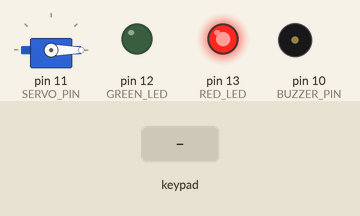
Bench run of a sketch on a simulated Arduino Uno, built with avr-gcc and run on an emulated ATmega328P. On the bench: servo, output pins drawn as LEDs (lit = HIGH), buzzer (waves = sounding). Inputs (shaded band) come from the test bench. What the sketch prints to the serial monitor is not drawn.

Above: at 1.2 s.
1.3 s: key '#' pressed
At 1.55 s:
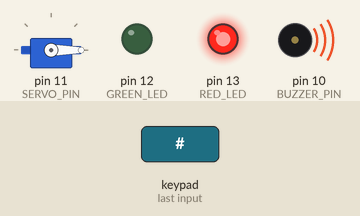
At 2.9 s:
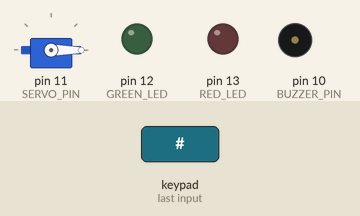
3.8 s: keypad keys 1 2 3 4 # pressed 0.4 s apart
At 6.5 s:
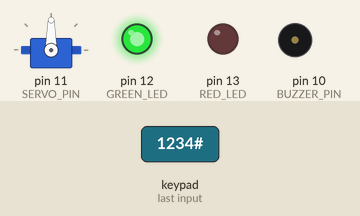
Timing chart, 0 to 11.9 s (numbered marks = the images above; inputs shaded):
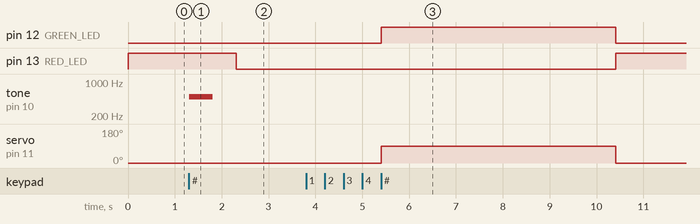

Measured:
- after the input at 1.3 s, pin 13 (RED_LED): HIGH → LOW after 1.0 s; tone on pin 10 (BUZZER_PIN): silent → 500 Hz at once, → silent 0.50 s later
- after the input at 3.8 s, pin 12 (GREEN_LED): LOW → HIGH after 1.6 s, → LOW 5.0 s later; pin 13 (RED_LED): LOW → HIGH after 6.6 s; servo on pin 11 (SERVO_PIN): 0° → 90° after 1.6 s, → 0° 5.0 s later

The sketch:

doorlock.ino
```cpp
// Automatic Door Lock System using Arduino
// Author: Lakki Thejesh Kumar
// Project: Diploma Final Year Project - ECE
// State Board of Technical Education, Andhra Pradesh

#include <Keypad.h>
#include <Servo.h>

// Keypad setup
const byte ROWS = 4;
const byte COLS = 4;
char keys[ROWS][COLS] = {
  {'1','2','3','A'},
  {'4','5','6','B'},
  {'7','8','9','C'},
  {'*','0','#','D'}
};
byte rowPins[ROWS] = {2, 3, 4, 5};
byte colPins[COLS] = {6, 7, 8, 9};

Keypad keypad = Keypad(makeKeymap(keys), rowPins, colPins, ROWS, COLS);

// Pin definitions
const int SERVO_PIN    = 11;
const int GREEN_LED    = 12;
const int RED_LED      = 13;
const int BUZZER_PIN   = 10;

// Password
String correctPassword = "1234";
String enteredPassword = "";
int wrongAttempts = 0;
const int MAX_ATTEMPTS = 3;
bool isLocked = true;

Servo lockServo;

void setup() {
  Serial.begin(9600);
  pinMode(GREEN_LED, OUTPUT);
  pinMode(RED_LED, OUTPUT);
  pinMode(BUZZER_PIN, OUTPUT);
  lockServo.attach(SERVO_PIN);
  lockDoor();
  Serial.println("Door Lock System Ready");
  Serial.println("Enter password:");
}

void loop() {
  if (wrongAttempts >= MAX_ATTEMPTS) {
    triggerAlarm();
    return;
  }

  char key = keypad.getKey();

  if (key) {
    if (key == '#') {
      // Submit password
      checkPassword();
    } else if (key == '*') {
      // Clear entered password
      enteredPassword = "";
      Serial.println("Cleared. Enter password:");
    } else {
      enteredPassword += key;
      Serial.print("*");
    }
  }
}

void checkPassword() {
  Serial.println("");
  if (enteredPassword == correctPassword) {
    Serial.println("Access Granted!");
    wrongAttempts = 0;
    unlockDoor();
    delay(5000);
    lockDoor();
  } else {
    wrongAttempts++;
    Serial.print("Wrong Password! Attempts left: ");
    Serial.println(MAX_ATTEMPTS - wrongAttempts);
    digitalWrite(RED_LED, HIGH);
    tone(BUZZER_PIN, 500, 500);
    delay(1000);
    digitalWrite(RED_LED, LOW);
  }
  enteredPassword = "";
}

void unlockDoor() {
  isLocked = false;
  lockServo.write(90);
  digitalWrite(GREEN_LED, HIGH);
  digitalWrite(RED_LED, LOW);
  Serial.println("Door Unlocked!");
}

void lockDoor() {
  isLocked = true;
  lockServo.write(0);
  digitalWrite(GREEN_LED, LOW);
  digitalWrite(RED_LED, HIGH);
  Serial.println("Door Locked.");
}

void triggerAlarm() {
  Serial.println("ALERT! Too many wrong attempts!");
  for (int i = 0; i < 10; i++) {
    digitalWrite(RED_LED, HIGH);
    tone(BUZZER_PIN, 1000, 200);
    delay(300);
    digitalWrite(RED_LED, LOW);
    delay(300);
  }
  wrongAttempts = 0;
  Serial.println("System Reset. Enter password:");
}
```
